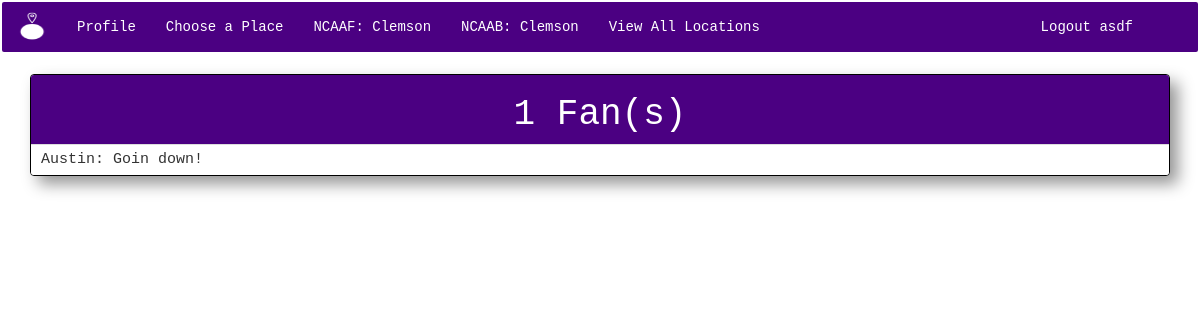
The page /football_location/4/checkins/checkin_details/?team=Clemson (signed in) on the database as committed earlier.
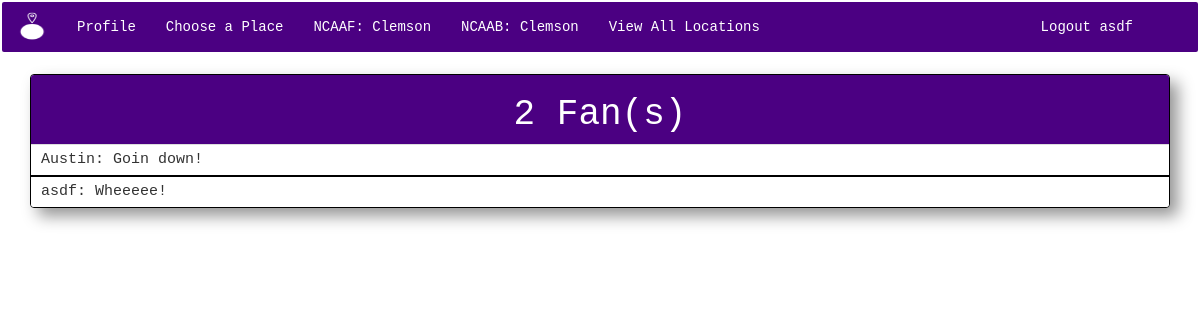
The same page on the database as committed later.
### app/models.py (models this page shows)
class CheckIn(models.Model):
    checkin_user = models.ForeignKey(User)
    checkin_location = models.ForeignKey(Location)
    checkin_type = models.CharField(max_length=30, choices=SPORT_CHOICES, default=FOOTBALL)
    created = models.DateTimeField(auto_now_add=True)
    body = models.TextField(max_length=50, null=True, blank=True)

### app/views.py (the view)
# urls.py: url(r'^football_location/(?P<pk>\d+)/checkins/checkin_details/$', FootballCheckInDetailsListView.as_view(), name='football_checkin_details_list_view'),
class FootballCheckInDetailsListView(ListView):
    model = CheckIn
    template_name = "app/football_checkindetails_list.html"
    def get_context_data(self, **kwargs):
        context = super().get_context_data(**kwargs)
        context["users"] = self.get_queryset().values_list("checkin_user__username", flat=True).distinct()
        context["user_count"] = self.get_queryset().values_list("checkin_user__username", flat=True).distinct().count()
        return context
    def get_queryset(self):
        location = self.kwargs.get('pk', None)
        team = self.request.GET.get("team")
        return CheckIn.objects.filter(checkin_location_id=location, checkin_user__profile__football__school=team)

### app/models.py (called while the page is built)
    def __str__(self):
        return self.school

    def __str__(self):
        return self.school

### templates/app/football_checkindetails_list.html
{% extends "base.html" %}
{% block content %}
<body>
  <div class="panel panel-default">
    <div class="panel-heading">
      <h1>{{ user_count }} Fan(s)</h1>
    </div>
    {% for checkin in object_list %}
    <ul class="list-group">
      <li class="list-group-item">{{ checkin.checkin_user}}: {{ checkin.body }} <br></li>
    </ul>
    {% endfor %}
    </div>
  </body>
{% endblock %}

Rows that differ between the two databases and show on the page:
added CheckIn: checkin_user "asdf", body "Wheeeee!"
Other text that changed with them:
{{ user_count }}: "1" → "2"
